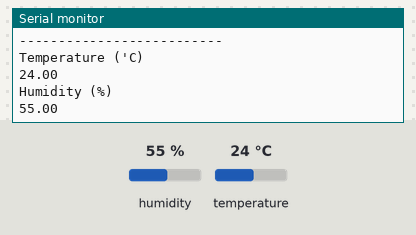
Simulated run of this sketch. Board: Arduino Uno, built with avr-gcc and run on an emulated ATmega328P. On the bench: the last lines printed to the serial monitor. Wiring (inferred from the names in the program): SHT3x sensor at I2C address 0x45. Inputs (shaded band) come from the test bench; at power-on: humidity 55 %, temperature 24 °C.

Above: at 2.7 s.
2.8 s: humidity set to 22 %
At 3.5 s:
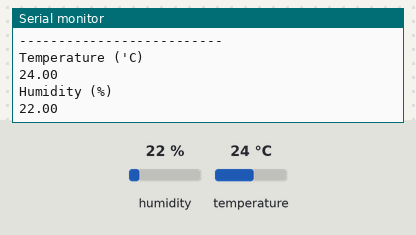
4.4 s: temperature set to 12 °C
At 5.8 s:
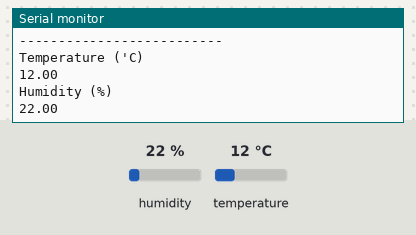
6.0 s: humidity set to 40 %
At 7.2 s:
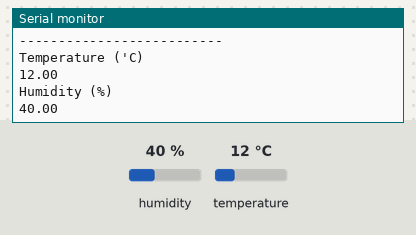
Timing chart, 0 to 9.0 s (numbered marks = the images above; inputs shaded):
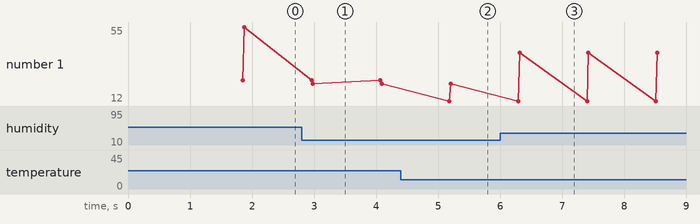

Measured:
- after the input at 2.8 s, the serial monitor: prints a new line after 0.18 s (image 1)
- after the input at 4.4 s, the serial monitor: prints a new line after 0.78 s (image 2)
- after the input at 6.0 s, the serial monitor: prints a new line after 0.31 s (image 3)
- plotted number 1: 55 → 22 after the input at 2.8 s, 22 → 40 after the input at 6.0 s

The sketch:

sensor.ino
```cpp
//---------------------------------------------------//
//  AKIZUKI DENSHI TSUSHO CO.,LTD.
//  Version 1.0  2017-06-20
//---------------------------------------------------//


#include <Arduino.h>
#include <Wire.h>
#include "AE_SHT31.h"


//---------------------------------------------------//
// AE-SHT31    ------     Arduino UNO                //
//                                                   //
//   V+        ------        5.0V                    //
//  SDA        ------        A4                      //
//  SCL        ------        A5                      //
//  ADR        ------       (Open = 0x45)            //
//  GND        ------        GND                     //
//---------------------------------------------------//

// SHT31のアドレスを設定
AE_SHT31 SHT31 = AE_SHT31(0x45);


void setup() {
  // シリアル通信を9600bpsに設定
  Serial.begin(9600);
  // シリアルに文字を出力
  Serial.println("SHT31 Test!!");
  // SHT31をソフトリセット
  SHT31.SoftReset();
  // 内蔵ヒーター 0:OFF 1:ON
  SHT31.Heater(0);
}


void loop()
{
  // SHT31から温湿度データを取得
  SHT31.GetTempHum();

  Serial.println("--------------------------");
  // SHT31.Temperature()　より温度データ取得
  Serial.println("Temperature ('C)");
  Serial.println(SHT31.Temperature());
  // SHT31.Humidity()　より相対湿度データ取得
  Serial.println("Humidity (%)");
  Serial.println(SHT31.Humidity());
  // 待ち時間
  delay(800);
}
```

AE_SHT31.cpp
```cpp
//---------------------------------------------------//
//  AKIZUKI DENSHI TSUSHO CO.,LTD.
//  Version 1.1  2018-07-29
//---------------------------------------------------//


#include "AE_SHT31.h"

AE_SHT31::AE_SHT31(uint8_t i2caddr) {
  _i2caddr = i2caddr;
  Wire.begin();
}

void AE_SHT31::i2c_write(uint16_t data)
{
  Wire.beginTransmission(_i2caddr);
  Wire.write(data>>8);
  Wire.write(data&0xFF);
  Wire.endTransmission();
}
void AE_SHT31::i2c_read(uint8_t data[],uint8_t num)
{
  Wire.requestFrom(_i2caddr,(uint8_t)num);
  while (Wire.available() != num);
  for (int i=0; i<num; i++) {
    data[i] = Wire.read();
  }
}

void AE_SHT31::BussReset(void)
{
  Wire.beginTransmission(_i2caddr);
  Wire.write(0x00);
  Wire.write(0x06);
  Wire.endTransmission();
}

void AE_SHT31::SoftReset(void)
{
  i2c_write(0x30A2);
  delay(500);
  i2c_write(0x3041);
  delay(500);
}

void AE_SHT31::Heater(uint8_t onoff)
{
  if(onoff==1)i2c_write(0x306D);
  else i2c_write(0x3066);
  delay(500);
}


uint16_t AE_SHT31::ReadStatus(void)
{
  uint8_t data[3];
  i2c_write(0xF32D);
  i2c_read(data,3);
  //Serial.println(data[0]<<8|data[1], HEX);
  return (data[0]<<8|data[1]);
}

void AE_SHT31::GetTempHum(void)
{
  uint8_t data[7];

  i2c_write(0x2400);
  delay(300);
  i2c_read(data,6);
  temperature = -45.0 + (175.0 * ((data[0] * 256.0) + data[1]) / 65535.0);
  humidity = (100.0 * ((data[3] * 256.0) + data[4])) / 65535.0;
  //Serial.println(temperature);
  //Serial.println(humidity);
}

float AE_SHT31::Temperature(void)
{
 return temperature;
}

float AE_SHT31::Humidity(void)
{
 return humidity;
}
```

AE_SHT31.h
```cpp
//---------------------------------------------------//
//  AKIZUKI DENSHI TSUSHO CO.,LTD.
//  Version 1.0  2017-06-20
//---------------------------------------------------//


#include "Arduino.h"
#include <Wire.h>

class AE_SHT31{
  public:
    AE_SHT31(uint8_t i2caddr);
    void BussReset(void);
    void SoftReset(void);
    void Heater(uint8_t onoff);
    uint16_t ReadStatus(void);
    void GetTempHum(void);
    float Temperature(void);
    float Humidity(void);
  private:
  	uint8_t _i2caddr;
    void i2c_write(uint16_t data);
    void i2c_read(uint8_t data[],uint8_t num);
    float humidity, temperature;
};
```
